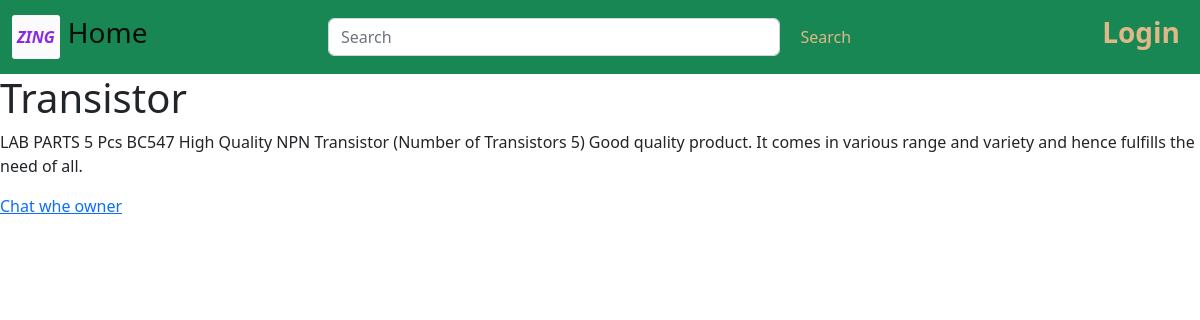
/products/5, run on the app's committed database.
### base/models.py (models this page shows, shortened)
class Productd(models.Model):
    category = models.ForeignKey(category1,on_delete=models.CASCADE,null=True)
    owner = models.ForeignKey(User,on_delete=models.CASCADE,null=True)
    product_name = models.CharField(max_length=500)
    price = models.IntegerField()
    description = models.TextField(max_length=1000)
    created = models.DateTimeField(auto_now_add=True)
    class Meta:
        ordering = ['created']

### base/views.py (the view)
# urls.py: path('products/<int:pk>',views.products,name='products'),
def products(request,pk):
    product = Productd.objects.get(id=pk)
    users = User.objects.all()
    context = {'product':product,'users':users}
    return render(request,'base/products.html',context)

### base/templates/base/products.html
{% extends "main.html" %}
{% block content %}
  <h1>{{product.product_name}}</h1>
  <p>{{product.description}}</p>
  {% if request.user == product.owner %}
    <h4><a href="{% url 'chat' product.id %}">Check out the conversations</a></h4>
    {% else %}
    <a href="{% url 'chat' product.id %}">Chat whe owner</a>
  {% endif %}
{% endblock %}

### data on the page
Productd: product_name "Transistor", description "LAB PARTS 5 Pcs BC547 High Quality NPN Transistor (Number of Transistors 5) Good quality product. It comes in various range and variety and hence fulfills the need of all."
